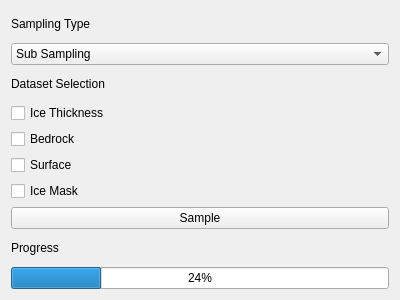
<?xml version="1.0" encoding="UTF-8"?>
<ui version="4.0">
 <class>SamplerWindow</class>
 <widget class="QWidget" name="SamplerWindow">
  <property name="geometry">
   <rect>
    <x>0</x>
    <y>0</y>
    <width>400</width>
    <height>300</height>
   </rect>
  </property>
  <property name="windowTitle">
   <string>Sampler</string>
  </property>
  <layout class="QGridLayout" name="gridLayout">
   <item row="4" column="0">
    <widget class="QCheckBox" name="cb_iceThickness">
     <property name="text">
      <string>Ice Thickness</string>
     </property>
    </widget>
   </item>
   <item row="0" column="0">
    <widget class="QLabel" name="l_samplingType">
     <property name="text">
      <string>Sampling Type</string>
     </property>
    </widget>
   </item>
   <item row="3" column="0">
    <widget class="QLabel" name="l_dataset">
     <property name="text">
      <string>Dataset Selection</string>
     </property>
    </widget>
   </item>
   <item row="7" column="0">
    <widget class="QCheckBox" name="cb_iceMask">
     <property name="text">
      <string>Ice Mask</string>
     </property>
    </widget>
   </item>
   <item row="5" column="0">
    <widget class="QCheckBox" name="cb_bed">
     <property name="text">
      <string>Bedrock</string>
     </property>
    </widget>
   </item>
   <item row="6" column="0">
    <widget class="QCheckBox" name="cb_surface">
     <property name="text">
      <string>Surface</string>
     </property>
    </widget>
   </item>
   <item row="1" column="0">
    <widget class="QComboBox" name="cb_samplingType">
     <property name="currentIndex">
      <number>0</number>
     </property>
     <property name="maxVisibleItems">
      <number>2</number>
     </property>
     <item>
      <property name="text">
       <string>Sub Sampling</string>
      </property>
     </item>
     <item>
      <property name="text">
       <string>Average Sampling</string>
      </property>
     </item>
    </widget>
   </item>
   <item row="10" column="0">
    <widget class="QProgressBar" name="pb_sampler">
     <property name="value">
      <number>24</number>
     </property>
    </widget>
   </item>
   <item row="9" column="0">
    <widget class="QLabel" name="l_progress">
     <property name="text">
      <string>Progress</string>
     </property>
    </widget>
   </item>
   <item row="8" column="0">
    <widget class="QPushButton" name="samplerButton">
     <property name="text">
      <string>Sample</string>
     </property>
    </widget>
   </item>
  </layout>
 </widget>
 <resources/>
 <connections>
  <connection>
   <sender>cb_samplingType</sender>
   <signal>currentIndexChanged(int)</signal>
   <receiver>SamplerWindow</receiver>
   <slot>s_getSamplingOption(int)</slot>
   <hints>
    <hint type="sourcelabel">
     <x>116</x>
     <y>48</y>
    </hint>
    <hint type="destinationlabel">
     <x>401</x>
     <y>53</y>
    </hint>
   </hints>
  </connection>
  <connection>
   <sender>cb_bed</sender>
   <signal>toggled(bool)</signal>
   <receiver>SamplerWindow</receiver>
   <slot>s_getBedToggle(bool)</slot>
   <hints>
    <hint type="sourcelabel">
     <x>199</x>
     <y>133</y>
    </hint>
    <hint type="destinationlabel">
     <x>199</x>
     <y>149</y>
    </hint>
   </hints>
  </connection>
  <connection>
   <sender>cb_surface</sender>
   <signal>toggled(bool)</signal>
   <receiver>SamplerWindow</receiver>
   <slot>s_getSurfaceToggle(bool)</slot>
   <hints>
    <hint type="sourcelabel">
     <x>199</x>
     <y>162</y>
    </hint>
    <hint type="destinationlabel">
     <x>199</x>
     <y>149</y>
    </hint>
   </hints>
  </connection>
  <connection>
   <sender>cb_iceMask</sender>
   <signal>toggled(bool)</signal>
   <receiver>SamplerWindow</receiver>
   <slot>s_getIceMaskToggle(bool)</slot>
   <hints>
    <hint type="sourcelabel">
     <x>199</x>
     <y>191</y>
    </hint>
    <hint type="destinationlabel">
     <x>199</x>
     <y>149</y>
    </hint>
   </hints>
  </connection>
  <connection>
   <sender>cb_iceThickness</sender>
   <signal>toggled(bool)</signal>
   <receiver>SamplerWindow</receiver>
   <slot>s_getIceThicknessToggle(bool)</slot>
   <hints>
    <hint type="sourcelabel">
     <x>67</x>
     <y>102</y>
    </hint>
    <hint type="destinationlabel">
     <x>358</x>
     <y>119</y>
    </hint>
   </hints>
  </connection>
 </connections>
 <slots>
  <slot>s_getSamplingOption(int)</slot>
  <slot>s_getIceThicknessToggle(bool)</slot>
  <slot>s_getBedToggle(bool)</slot>
  <slot>s_getSurfaceToggle(bool)</slot>
  <slot>s_getIceMaskToggle(bool)</slot>
 </slots>
</ui>
